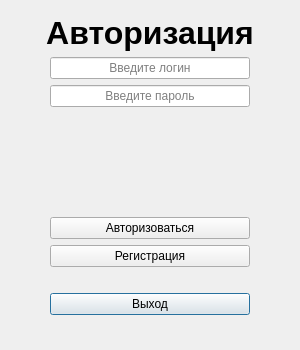
<?xml version="1.0" encoding="UTF-8"?>
<ui version="4.0">
 <class>LoginWindow</class>
 <widget class="QDialog" name="LoginWindow">
  <property name="geometry">
   <rect>
    <x>0</x>
    <y>0</y>
    <width>300</width>
    <height>350</height>
   </rect>
  </property>
  <property name="sizePolicy">
   <sizepolicy hsizetype="Maximum" vsizetype="Maximum">
    <horstretch>0</horstretch>
    <verstretch>0</verstretch>
   </sizepolicy>
  </property>
  <property name="windowTitle">
   <string>Авторизация</string>
  </property>
  <layout class="QVBoxLayout" name="verticalLayout">
   <property name="spacing">
    <number>6</number>
   </property>
   <property name="leftMargin">
    <number>6</number>
   </property>
   <property name="topMargin">
    <number>6</number>
   </property>
   <property name="rightMargin">
    <number>6</number>
   </property>
   <property name="bottomMargin">
    <number>6</number>
   </property>
   <item>
    <widget class="QWidget" name="Widget" native="true">
     <layout class="QGridLayout" name="gridLayout">
      <property name="horizontalSpacing">
       <number>0</number>
      </property>
      <item row="1" column="1">
       <widget class="QLineEdit" name="lineLogin">
        <property name="focusPolicy">
         <enum>Qt::StrongFocus</enum>
        </property>
        <property name="alignment">
         <set>Qt::AlignCenter</set>
        </property>
        <property name="placeholderText">
         <string>Введите логин</string>
        </property>
        <property name="clearButtonEnabled">
         <bool>true</bool>
        </property>
       </widget>
      </item>
      <item row="10" column="1">
       <widget class="QPushButton" name="btnClose">
        <property name="cursor">
         <cursorShape>PointingHandCursor</cursorShape>
        </property>
        <property name="focusPolicy">
         <enum>Qt::StrongFocus</enum>
        </property>
        <property name="text">
         <string>Выход</string>
        </property>
       </widget>
      </item>
      <item row="4" column="1">
       <spacer name="verticalSpacer">
        <property name="orientation">
         <enum>Qt::Vertical</enum>
        </property>
        <property name="sizeHint" stdset="0">
         <size>
          <width>20</width>
          <height>40</height>
         </size>
        </property>
       </spacer>
      </item>
      <item row="6" column="1">
       <widget class="QPushButton" name="btnRegistration">
        <property name="cursor">
         <cursorShape>PointingHandCursor</cursorShape>
        </property>
        <property name="focusPolicy">
         <enum>Qt::StrongFocus</enum>
        </property>
        <property name="text">
         <string>Регистрация</string>
        </property>
       </widget>
      </item>
      <item row="5" column="1">
       <widget class="QPushButton" name="btnLogin">
        <property name="cursor">
         <cursorShape>PointingHandCursor</cursorShape>
        </property>
        <property name="focusPolicy">
         <enum>Qt::StrongFocus</enum>
        </property>
        <property name="text">
         <string>Авторизоваться</string>
        </property>
       </widget>
      </item>
      <item row="11" column="1">
       <widget class="QLabel" name="label_3">
        <property name="minimumSize">
         <size>
          <width>200</width>
          <height>0</height>
         </size>
        </property>
        <property name="text">
         <string/>
        </property>
       </widget>
      </item>
      <item row="1" column="2">
       <spacer name="horizontalSpacer_2">
        <property name="orientation">
         <enum>Qt::Horizontal</enum>
        </property>
        <property name="sizeHint" stdset="0">
         <size>
          <width>40</width>
          <height>20</height>
         </size>
        </property>
       </spacer>
      </item>
      <item row="3" column="1">
       <widget class="QLineEdit" name="linePassword">
        <property name="focusPolicy">
         <enum>Qt::StrongFocus</enum>
        </property>
        <property name="echoMode">
         <enum>QLineEdit::Password</enum>
        </property>
        <property name="alignment">
         <set>Qt::AlignCenter</set>
        </property>
        <property name="placeholderText">
         <string>Введите пароль</string>
        </property>
        <property name="clearButtonEnabled">
         <bool>true</bool>
        </property>
       </widget>
      </item>
      <item row="0" column="0" colspan="3">
       <widget class="QLabel" name="label">
        <property name="font">
         <font>
          <pointsize>24</pointsize>
          <bold>true</bold>
         </font>
        </property>
        <property name="text">
         <string>Авторизация</string>
        </property>
        <property name="alignment">
         <set>Qt::AlignCenter</set>
        </property>
        <property name="margin">
         <number>10</number>
        </property>
       </widget>
      </item>
      <item row="9" column="1">
       <widget class="QLabel" name="label_2">
        <property name="text">
         <string/>
        </property>
       </widget>
      </item>
      <item row="1" column="0">
       <spacer name="horizontalSpacer">
        <property name="orientation">
         <enum>Qt::Horizontal</enum>
        </property>
        <property name="sizeHint" stdset="0">
         <size>
          <width>40</width>
          <height>20</height>
         </size>
        </property>
       </spacer>
      </item>
     </layout>
    </widget>
   </item>
  </layout>
 </widget>
 <resources/>
 <connections/>
</ui>
